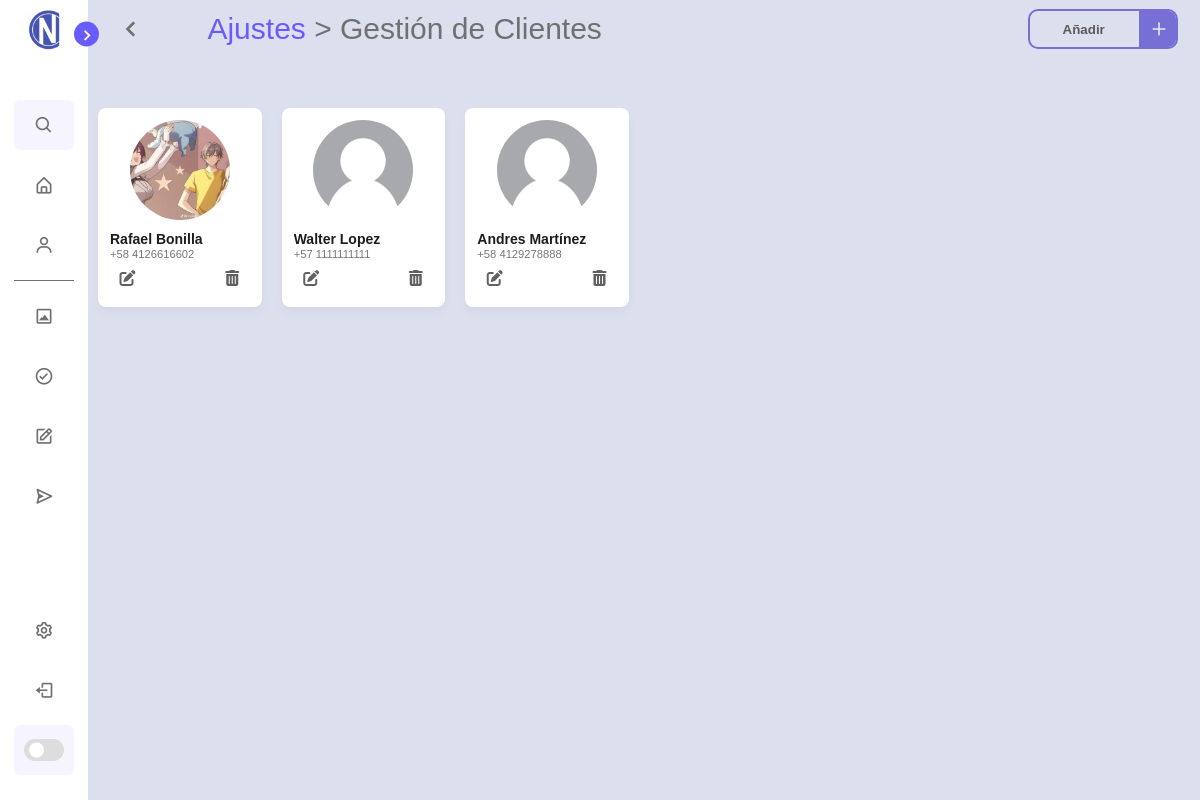
Before: /settings/client (signed in) with the older database file.
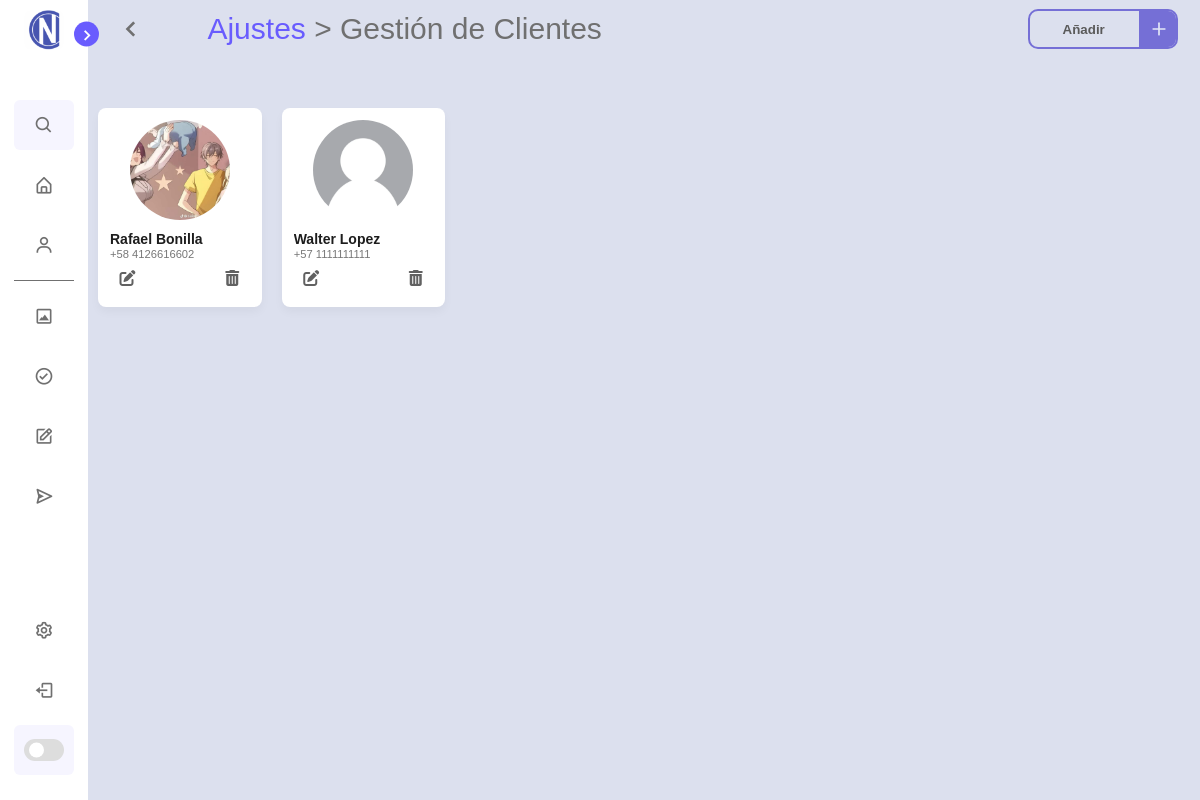
After: the same page with the newer database file.
### tables this page shows
CREATE TABLE clientProject ( projectClientId INTEGER PRIMARY KEY AUTOINCREMENT, projectClientName TEXT, projectClientNumber TEXT );

### App.py (the view)
@app.route("/settings/client")
def settings_client():
    function = try_edit_clients()
    return function

### App.py (called while the page is built)
@app.before_request
def before_request():
    global current_user
    if "username" in session:
        g.user = session["username"]
        current_user = session["username"]
    else:
        g.user = ["vacio", "vacio"]
        current_user = g.user

### library/DB.py (called while the page is built)
def get_clients():
    conn = sqlite3.connect('library/database.db')
    cursor = conn.cursor()
    cursor.execute("SELECT projectClientName,ProjectClientNumber,projectClientId FROM clientProject")
    filas = cursor.fetchall()
    clientes= []
    for elemento in filas:
        if elemento not in clientes:
            clientes.append(elemento)
    return clientes

### library/URLs.py (called while the page is built)
def try_edit_clients():
    if g.user==["vacio","vacio"]:
        flash("Debe de iniciar sesión primero.")
        return redirect(url_for('login'))
    else:
        cliente=get_clients()
        return render_template("settings-client.html",user=g.user,cliente=cliente,os=os)

### templates/settings-client.html (shortened to what the changed rows need)
<!DOCTYPE html>
<html lang="en">
<head>
    <link rel="stylesheet" href="../static/css/scrollbar.css">
    <link rel="stylesheet" href="../static/css/flash.css">
    <link rel="stylesheet" href="../static/css/settings-client.css">
    <link rel="stylesheet" href="https://cdnjs.cloudflare.com/ajax/libs/font-awesome/6.4.2/css/all.min.css">
    <link href='https://unpkg.com/boxicons@2.1.1/css/boxicons.min.css' rel='stylesheet'>
</head>
<body>
    <section class="home">
<div class="card-list-client">
    {% for item in cliente %}
    <div class="card-client">
        {% if os.path.exists('uploads/' + item[0] + '.png') %}
        <img src="../uploads/{{item[0]}}.png" alt="User Image">
        {% else %}
        <img src="../static/img/user-default.png" alt="User Image">
        {% endif %}
        <p class="default-client-name">{{ item[0] }}</p>
        <p class="client-company">{{ item[1] }}</p>
        <div class="actions">
            {%set id=item[2]%}
            {%set number=item[1].split(' ')%}
            {%set country=number[0]%}
            {%set digit=number[1]%}
            {%set name=item[0].split(' ')%}
            {%set first=name[0]%}
            {%set second=name[1]%}
            <div class="edit" onclick="editClient('{{ id }}', '{{ first }}', '{{ second }}', '{{ digit }}','{{ country }}')">
                <i class="fas fa-edit" title="Editar"></i>
            </div>
            <div class="delete" onclick="deleteclient('{{ id }}')">
                <i class="fas fa-trash-alt" title="Borrar"></i>
            </div>
        </div>
    </div>
    {% endfor %}
</div>
  </body>
</html>

Changed rows visible on the page:
removed clientProject: projectClientName "Andres Martínez", projectClientNumber "+58 4129278888"
